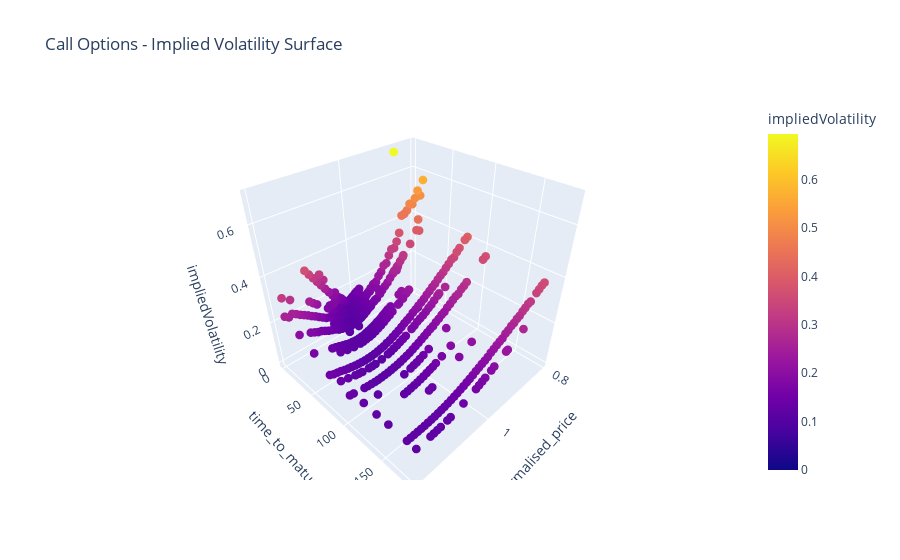

This figure's notebook cell:
### Code cell
import plotly.express as px

# Filter calls and puts
calls_df = options_df[options_df['type'] == 'call']
puts_df = options_df[options_df['type'] == 'put']

# Plot for calls
fig_calls = px.scatter_3d(
    calls_df,
    x="normalised_price",  # x-axis (strike price)
    y="time_to_maturity",   # y-axis (time to maturity)
    z="impliedVolatility",  # z-axis (IV)
    color="impliedVolatility",  # Optional: Color by expiration date
    title="Call Options - Implied Volatility Surface"
)
fig_calls.update_traces(marker=dict(size=3))
fig_calls.show()

# Plot for puts
fig_puts = px.scatter_3d(
    puts_df,
    x="normalised_price",  # x-axis (strike price)
    y="time_to_maturity",   # y-axis (time to maturity)
    z="impliedVolatility",  # z-axis (IV)
    color="impliedVolatility",  # Optional: Color by expiration date
    title="Put Options - Implied Volatility Surface"
)
# fig_puts.update_traces(marker=dict(size=3))
# fig_puts.show()

### Figure 1 — Plotly figure (JSON) as saved in the notebook; plotly's stock layout.template omitted (floating-point values rounded to 4 significant figures; data arrays with more than 128 entries replaced by an {"elided": "..."} marker saying what was removed)
{"data": [{"hovertemplate": "normalised_price=%{x}<br>time_to_maturity=%{y}<br>impliedVolatility=%{marker.color}<extra></extra>", "legendgroup": "", "marker": {"color": {"elided": "621 float values"}, "coloraxis": "coloraxis", "size": 3, "symbol": "circle"}, "mode": "markers", "name": "", "scene": "scene", "showlegend": false, "type": "scatter3d", "x": {"elided": "621 float values"}, "y": {"elided": "621 int values"}, "z": {"elided": "621 float values"}}], "layout": {"coloraxis": {"colorbar": {"title": {"text": "impliedVolatility"}}, "colorscale": [[0, "#0d0887"], [0.1111, "#46039f"], [0.2222, "#7201a8"], [0.3333, "#9c179e"], [0.4444, "#bd3786"], [0.5556, "#d8576b"], [0.6667, "#ed7953"], [0.7778, "#fb9f3a"], [0.8889, "#fdca26"], [1, "#f0f921"]]}, "legend": {"tracegroupgap": 0}, "scene": {"domain": {"x": [0, 1], "y": [0, 1]}, "xaxis": {"title": {"text": "normalised_price"}}, "yaxis": {"title": {"text": "time_to_maturity"}}, "zaxis": {"title": {"text": "impliedVolatility"}}}, "title": {"text": "Call Options - Implied Volatility Surface"}}}
